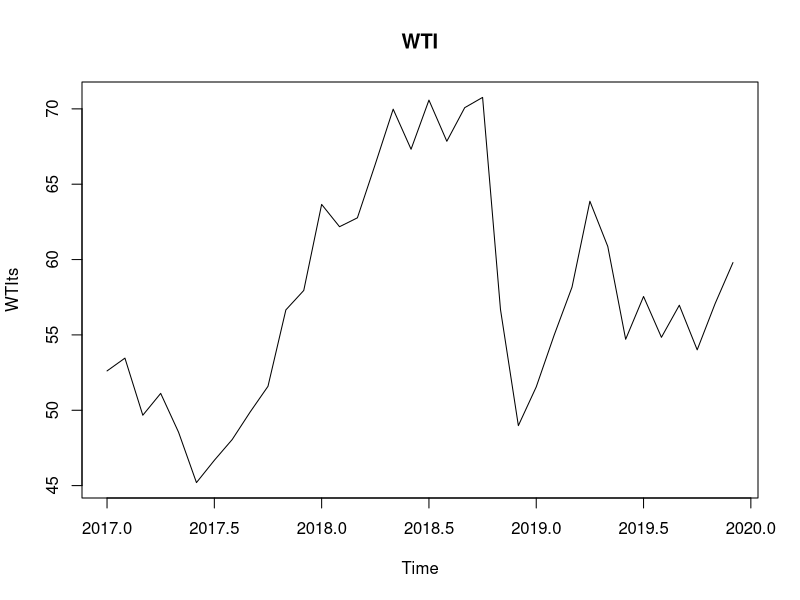
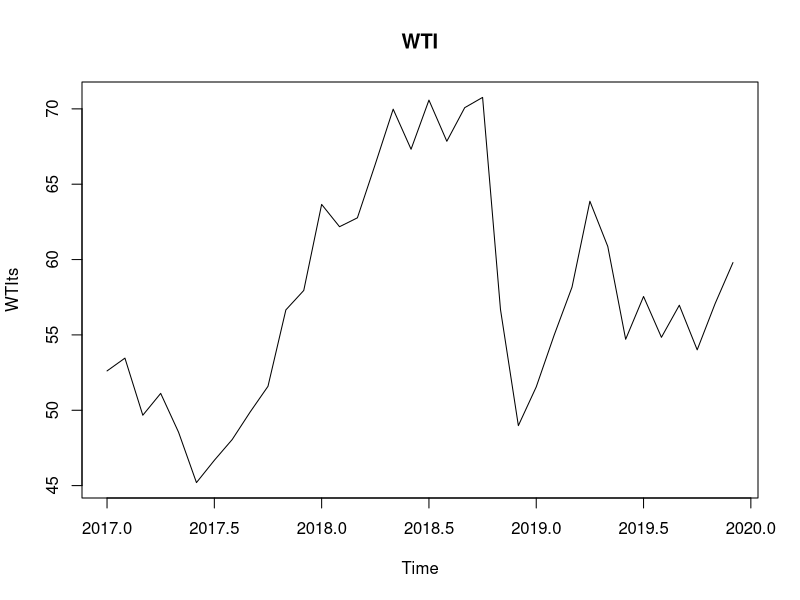
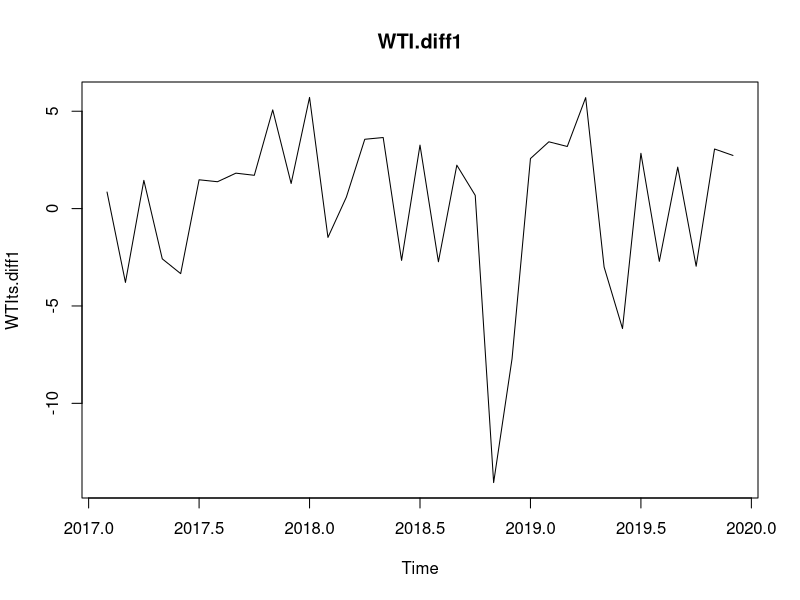
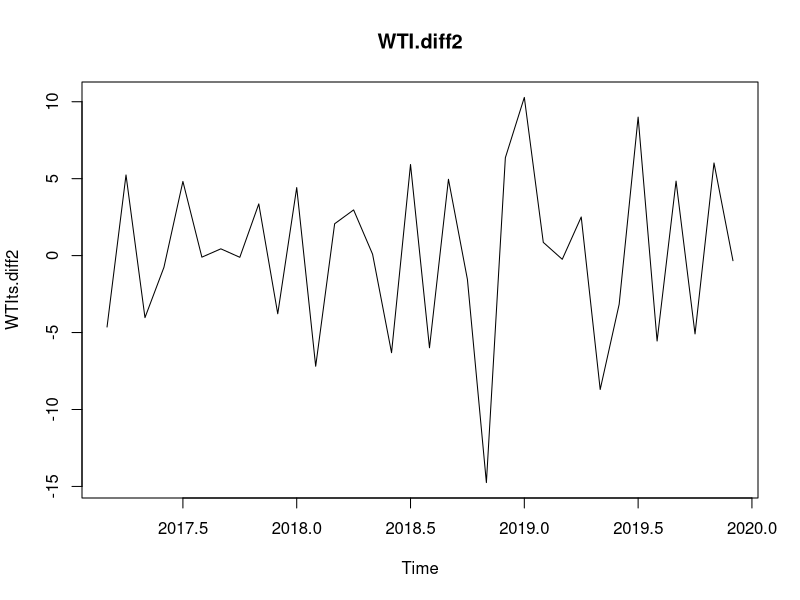
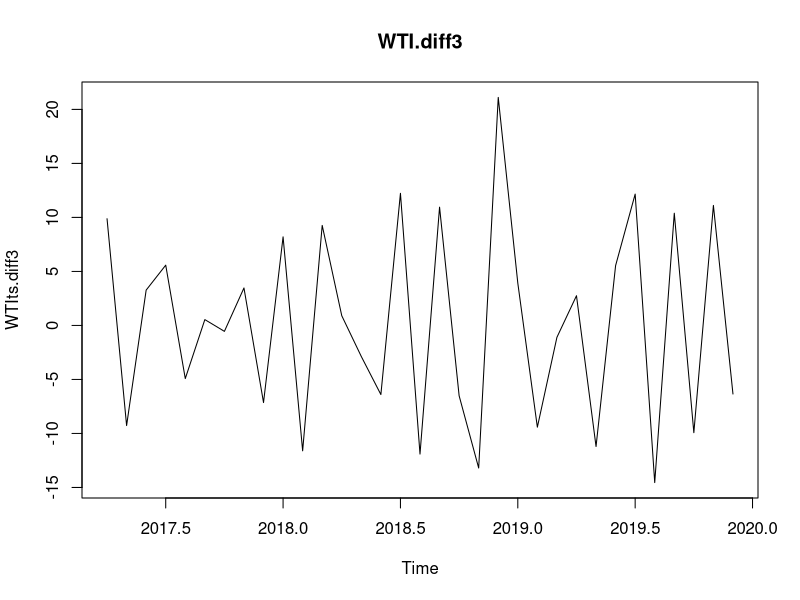
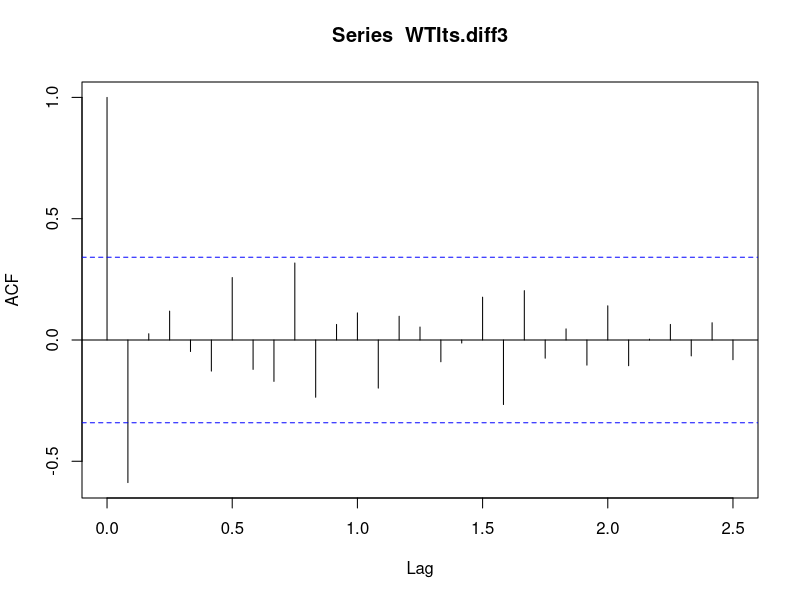
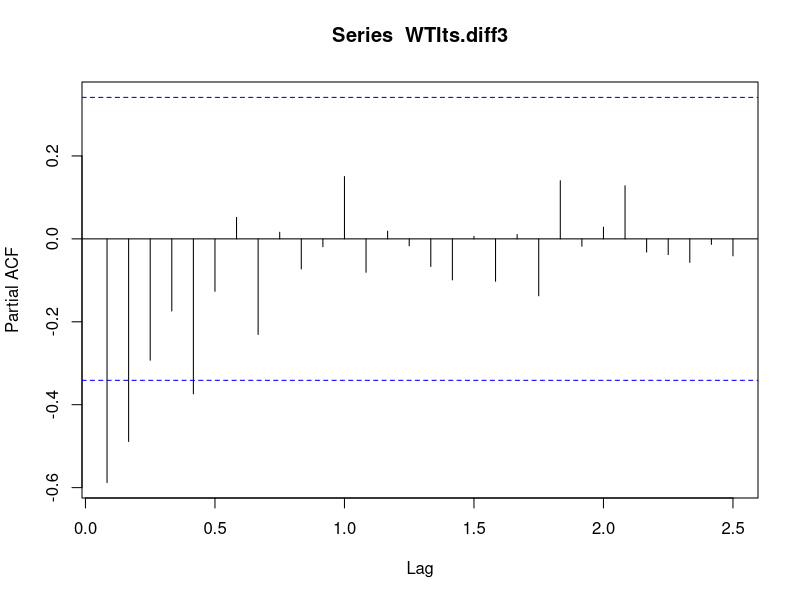
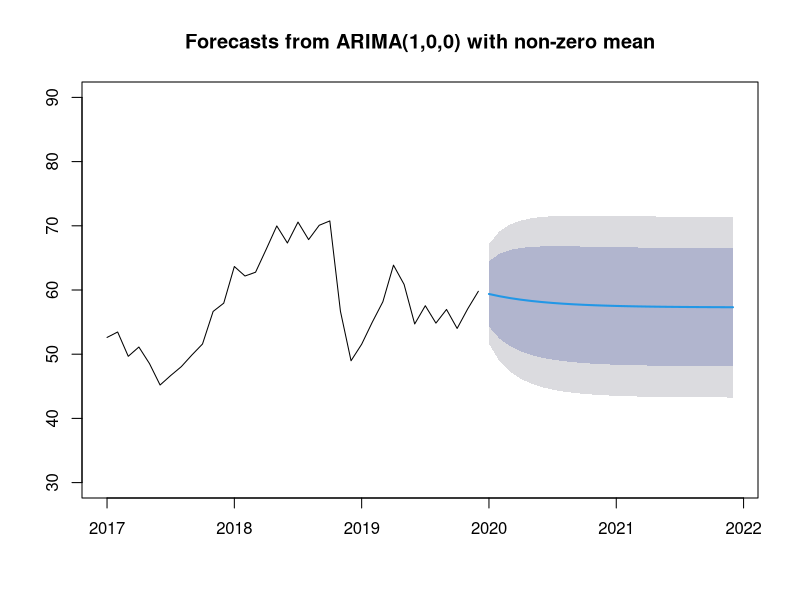

Source code (R) for these figures, in order:
library(tseries)
library(lmtest)
library(urca)
library(forecast)

# Test for getting optimal model
data = read.csv("RawDataWithoutDate.csv")
summary(lm(WTI~worldwide_car_sale+US_trade_balance+US_unemployment_people+tesla_stock_price+US_natural_gas_price+domestic_renewable_energy+domestic_nuclerar_energy+US_interest_rate+gold_price ,data=data))

# Tentative best model which has the largest adjusted R squared value
model = lm(WTI~gold_price+domestic_nuclerar_energy+US_unemployment_people+tesla_stock_price+US_natural_gas_price,data=data)
summary(model)

###
# Diagnosis
###
# Correlation
cor(data)

# Heteroscedasticity test
bptest(model)
gqtest(model)

# DW p value 0~4. 2정도면 no-autocorrealtion
# Autocorrelation test
dwtest(model)
bgtest(model)

# Normality test
jarque.bera.test(resid(model))


###
# Time Series + ARIMA
###

# Set time series variable
WTIts = ts(data=data$WTI, start=c(2017,01), end=c(2019,12), frequency = 12)
WTIts
plot(WTIts, main="WTI")

# Unit Test for WTIts. Test whether WTI is stationary or not
WTIts.unit = ur.df(WTIts, lags=1, type='drift')
summary(WTIts.unit)  # non-stationary

# Difference to make it stationary
# 차분을 통해 데이터 정상화(stationary)
WTIts.diff1 = diff(WTIts, differences = 1)
WTIts.diff2 = diff(WTIts, differences = 2)
WTIts.diff3 = diff(WTIts, differences = 3)

# We can see the stationary pattern
# 1차 차분을 통해 어느 정도 정상화(stationary) 패턴을 보임
plot(WTIts, main="WTI")
plot(WTIts.diff1, main="WTI.diff1")
plot(WTIts.diff2, main="WTI.diff2")
plot(WTIts.diff3, main="WTI.diff3")

# Test whether it is stationary or not by ADF
# ADF를 통해 정상화(stationary) 확인
summary(ur.df(WTIts.diff2, lags=1, type='drift')) # stationary
summary(ur.df(WTIts.diff3, lags=1, type='drift')) # more stationary

# ACF and PACF for getting q and p
# 1차 차분한 데이터로 ARIMA 모형 확인
acf(WTIts.diff3, lag.max = 30)  # lag 2부터 점선 안에 존재. lag 절단값 = 2 --> MA(1)
pacf(WTIts.diff3, lag.max = 30) # lag 6부터 점선 안에 존재. lag 절단값 = 6 --> AR(5)


# My ARIMA model, ARIMA(5,1,1)
# where d=1, p=5, q=1
WTIts.arima = arima(WTIts, order = c(5,1,1))


# Automatically detect optimal ARIMA parameters
# 자동으로 ARIMA 모형 확인  
WTIts.autoArima = auto.arima(WTIts) # (1,0,0)


# ARIMA 비교
WTIts.arima = arima(WTIts, order = c(5,1,1))
WTIts.arima
WTIts.autoArima

# AIC (the lower, the better)
# autoArima: 206.59, arima: 209.06

# Predict & Plot
WTIts.autoArima.forecast = forecast(WTIts.autoArima)
WTIts.arima.forecast = forecast(WTIts.arima)
plot(WTIts.autoArima.forecast, ylim=range(30, 90))
plot(WTIts.arima.forecast, ylim=range(30, 90))
